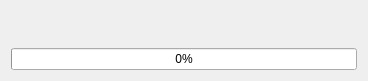
<?xml version="1.0" encoding="UTF-8"?>
<ui version="4.0">
 <class>ProgressBarDlg</class>
 <widget class="QDialog" name="ProgressBarDlg">
  <property name="windowModality">
   <enum>Qt::WindowModal</enum>
  </property>
  <property name="geometry">
   <rect>
    <x>0</x>
    <y>0</y>
    <width>368</width>
    <height>81</height>
   </rect>
  </property>
  <property name="windowTitle">
   <string>Processing</string>
  </property>
  <layout class="QGridLayout" name="gridLayout">
   <item row="0" column="0">
    <widget class="QLabel" name="labelProgress">
     <property name="font">
      <font>
       <family>Consolas</family>
       <pointsize>12</pointsize>
      </font>
     </property>
     <property name="text">
      <string/>
     </property>
    </widget>
   </item>
   <item row="1" column="0">
    <widget class="MovingPrograssBar" name="progressBar">
     <property name="value">
      <number>0</number>
     </property>
     <property name="textVisible">
      <bool>true</bool>
     </property>
     <property name="invertedAppearance">
      <bool>false</bool>
     </property>
    </widget>
   </item>
  </layout>
 </widget>
 <customwidgets>
  <customwidget>
   <class>MovingPrograssBar</class>
   <extends>QProgressBar</extends>
   <header>UIClass/CustomWidget/MovingPrograssBar.h</header>
  </customwidget>
 </customwidgets>
 <resources/>
 <connections/>
</ui>
